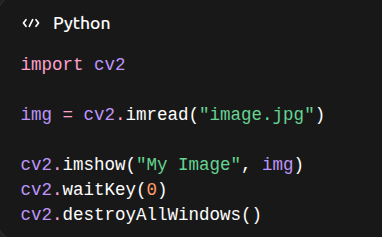
#> input picture test.png, 382 x 237 px, given in place of the camera; the run also reads 1 picture not shown here
$ jupyter execute --allow-errors main5.ipynb
#> lines starting #> are read from the running program, lines starting #| are printed output that depends on the picture; after the words box and inside, x2 and y2 are one past the last pixel; in counts of white or black regions, pixels touching at a corner belong together
[cell 1]
import cv2

cap = cv2.VideoCapture(0)  # 0 = default camera

while True:
    ret, frame = cap.read()
#> frame is the input picture: shape (237, 382, 3); mean B, G, R 33, 32.5, 32.3

    if not ret:
        break

    cv2.imshow("Video", frame)

    if cv2.waitKey(1) & 0xFF == 27:  # ESC to exit
#> (key Esc is pressed here)
        break
fps = cap.get(cv2.CAP_PROP_FPS)
print("FPS:", fps)
cap.release()
cv2.destroyAllWindows()

[cell 2]
# optimization : skip some frames
frame_count = 0
cap = cv2.VideoCapture(0)
while True:
    ret, frame = cap.read()
    if not ret:
        break

    frame_count += 1

    if frame_count % 5 != 0:
        continue   # skip this frame

    cv2.imshow("Processed Frame", frame)

    if cv2.waitKey(1) & 0xFF == 27:
        break

cap.release()
cv2.destroyAllWindows()

[cell 3]
# saving the video

fourcc = cv2.VideoWriter_fourcc(*'XVID')
out = cv2.VideoWriter('output.avi', fourcc, 20.0, (640, 480))
cap = cv2.VideoCapture(0)
while True:
    ret, frame = cap.read()
    if not ret:
        break

    out.write(frame)  # save frame

    cv2.imshow("Video", frame)

    if cv2.waitKey(1) & 0xFF == 27:
#> (key Esc is pressed here)
        break

cap.release()
out.release()
cv2.destroyAllWindows()

[cell 4]
# multi camera input

cap1 = cv2.VideoCapture(0)
cap2 = cv2.VideoCapture(1)

while True:
    ret1, frame1 = cap1.read()
    ret2, frame2 = cap2.read()

    if ret1:
        cv2.imshow("Cam 1", frame1)
    if ret2:
        cv2.imshow("Cam 2", frame2)

    if cv2.waitKey(1) & 0xFF == 27:
#> (key Esc is pressed here)
        break

cap1.release()
cap2.release()
cv2.destroyAllWindows()

[cell 5]
# Video buffering = storing frames temporarily before processing

# Why needed?
# Handle slow processing
# Avoid frame drops
# Used in streaming apps

[cell 6]
from collections import deque
import cv2
buffer = deque(maxlen=10)
cap = cv2.VideoCapture(0)
while True:
    ret, frame = cap.read()
    if not ret:
        break

    buffer.append(frame)

    # process latest frame
    latest_frame = buffer[-1]

    cv2.imshow("Buffered Frame", latest_frame)

    if cv2.waitKey(1) & 0xFF == 27:
#> (key Esc is pressed here)
        break

[cell 7]
# geometric vision: Transforming images (changing perspective, alignment, shape)

# What is Homography?
# A transformation that maps:
# one plane → another plane

[cell 8]
import numpy as np
import cv2
img = cv2.imread("test.jpg")
pts_src = np.array([[100,100], [400,100], [400,400], [100,400]])
pts_dst = np.array([[0,0], [300,0], [300,300], [0,300]])

matrix, _ = cv2.findHomography(pts_src, pts_dst)

warped = cv2.warpPerspective(img, matrix, (300,300))
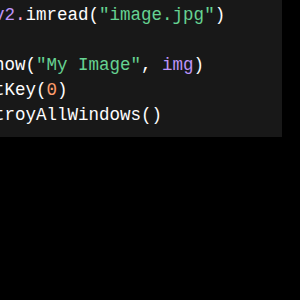
#> warped: shape (300, 300, 3); mean B, G, R 15.2, 15.6, 14.8
cv2.imshow("Warped", warped)
cv2.waitKey(0)
cv2.destroyAllWindows()

[cell 9]
# Perspective Correction :
# Camera captures images with distortion (tilted view)

# Goal
# Make it look like:
# Shot from directly above

[cell 10]
import cv2
import numpy as np

# Step 1: Load image
image = cv2.imread("doc.jpg")
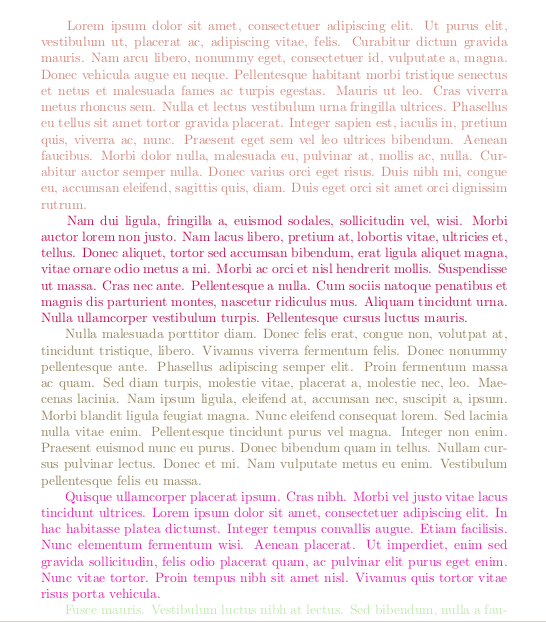
#> input picture doc.jpg, 546 x 622 px
#> image is the input picture: shape (622, 546, 3); mean B, G, R 243.8, 241.9, 249.9

# Step 2: Define 4 corner points (clockwise order)
# (Top-left, Top-right, Bottom-right, Bottom-left)
pts_src = np.array([
    [100, 150],   # Top-left
    [400, 130],   # Top-right
    [420, 300],   # Bottom-right
    [80, 320]     # Bottom-left
], dtype="float32")

# Step 3: Define destination points (rectangle)
width = 300
height = 200

pts_dst = np.array([
    [0, 0],
    [width - 1, 0],
    [width - 1, height - 1],
    [0, height - 1]
], dtype="float32")

# Step 4: Compute transformation matrix
matrix = cv2.getPerspectiveTransform(pts_src, pts_dst)

# Step 5: Apply warp
warped = cv2.warpPerspective(image, matrix, (width, height))
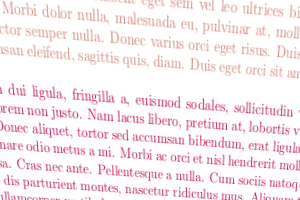
#> warped: shape (200, 300, 3); mean B, G, R 240.3, 236.8, 249.7

# Step 6: Show results
cv2.imshow("Original", image)
cv2.imshow("Warped", warped)
cv2.waitKey(0)
cv2.destroyAllWindows()

[cell 11]
# image alignment:Align two images so they match perfectly

img1 = cv2.imread("test.jpg")
img2 = cv2.imread("test.jpg")

orb = cv2.ORB_create()
kp1, des1 = orb.detectAndCompute(img1, None)
#> kp1 = 460 keypoints; strongest (x, y, size): (78, 188, 31), (172, 113, 31), (78, 192, 31), (109, 166, 31)
kp2, des2 = orb.detectAndCompute(img2, None)
#> kp2 has the same summary as kp1

bf = cv2.BFMatcher(cv2.NORM_HAMMING, crossCheck=True)
matches = bf.match(des1, des2)
#> matches = 457 matches
matches = sorted(matches, key=lambda x: x.distance)
img_matches = cv2.drawMatches(img1, kp1, img2, kp2, matches[:10], None, flags=2)
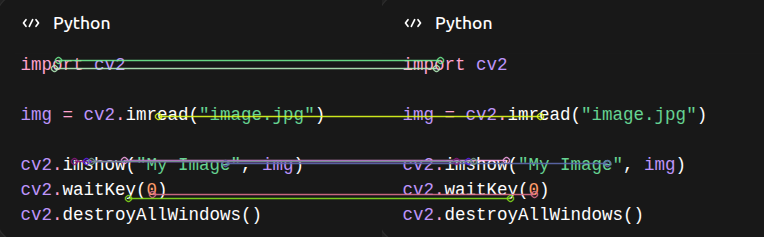
#> img_matches: shape (237, 764, 3); mean B, G, R 34.9, 35.5, 34.9
cv2.imshow("Matches", img_matches)
cv2.waitKey(0)
cv2.destroyAllWindows()

[cell 12]
# panorama stitching: Combine multiple images into a single panorama

img1 = cv2.imread("test.jpg")
img2 = cv2.imread("test.jpg")
stitcher = cv2.Stitcher_create()
status, pano = stitcher.stitch([img1, img2])
#> status = 1
if status == cv2.Stitcher_OK:
    cv2.imshow("Panorama", pano)
else: print("Error during stitching:", status)
#| Error during stitching: 1
cv2.waitKey(0)
cv2.destroyAllWindows()

[cell 13]
# summary :
# Homography → map one plane to another
# Perspective transform → fix tilted images
# Image alignment → match images
# Panorama → combine images

[cell 14]
# image segmentation : dividing an image into meaningful parts (objects, background)

# threshold based segmentation :
img = cv2.imread("test.jpg")
gray = cv2.cvtColor(img, cv2.COLOR_BGR2GRAY)
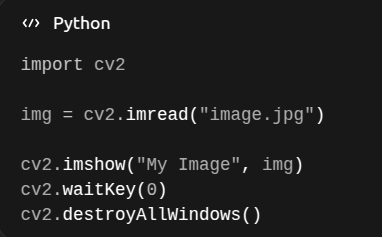
#> gray: shape (237, 382); min 24, max 255, mean 32.5

_, thresh = cv2.threshold(gray, 127, 255, cv2.THRESH_BINARY)
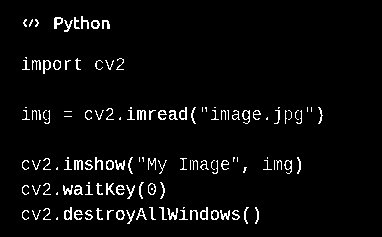
#> thresh: shape (237, 382); 4% white in thin lines or dots, all inside (x1, y1, x2, y2) = (22, 16, 323, 224)

cv2.imshow("Threshold", thresh)
cv2.waitKey(0)
cv2.destroyAllWindows()

[cell 15]
# Mask based segmentation :

# result = cv2.bitwise_and(img, img, mask=mask)
# cv2.imshow("Segmented", result)

[cell 16]
# Watershed algorithm :
import numpy as np
img = cv2.imread("shapes.jpg")
#> (the rest of this cell did not finish here and is left out)

[cell 17]
# Background removal : separate foreground from background
# Method 1 : Threshold based
# Method 2 : contour based
# Method 3 : GrabCut algorithm

[cell 18]
# using grabcut algorithm for background removal
import cv2
import numpy as np

# Step 1: Load Image
img = cv2.imread("virat.jpg")
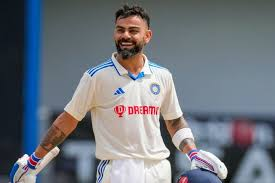
#> input picture virat.jpg, 275 x 183 px
#> img is the input picture: shape (183, 275, 3); mean B, G, R 125.7, 117.6, 112

if img is None:
    print("Error: Image not found")
    exit()

img = cv2.resize(img, (500, 600))
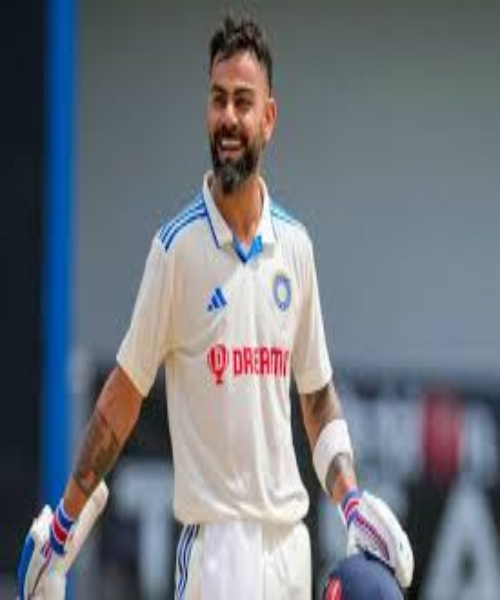
#> img: shape (600, 500, 3); mean B, G, R 125.6, 117.5, 111.9

# Step 2: Create initial mask
mask = np.zeros(img.shape[:2], np.uint8)

# Step 3: Create background & foreground models
bgdModel = np.zeros((1, 65), np.float64)
fgdModel = np.zeros((1, 65), np.float64)

# Step 4: Define rectangle
rect = (50, 50, 400, 500)

# Step 5: Apply GrabCut
cv2.grabCut(img, mask, rect, bgdModel, fgdModel, 5, cv2.GC_INIT_WITH_RECT)

# Step 6: Refine mask
mask2 = np.where((mask == 2) | (mask == 0), 0, 1).astype("uint8")

# Step 7: Extract foreground
result = img * mask2[:, :, np.newaxis]
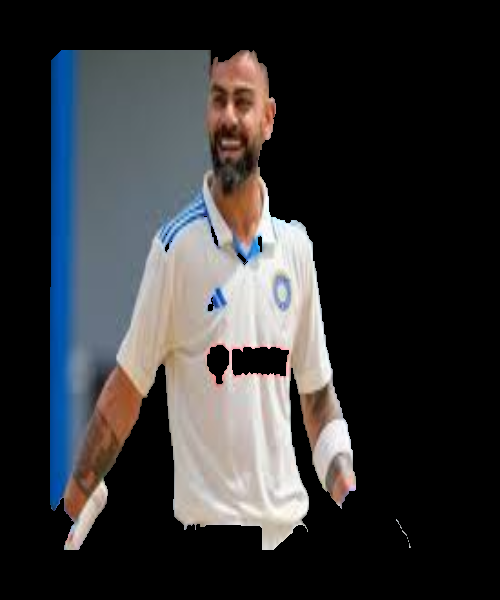
#> result: shape (600, 500, 3); mean B, G, R 53.7, 52.1, 51.9

# Step 8: Create white background output
white_bg = np.ones_like(img, dtype=np.uint8) * 255
final = np.where(mask2[:, :, np.newaxis] == 1, img, white_bg)
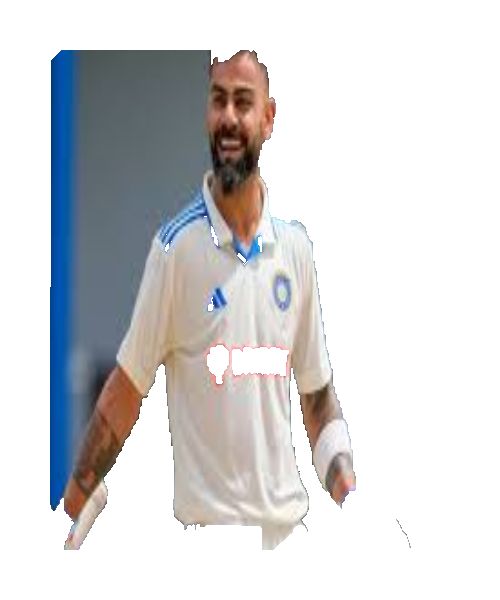
#> final: shape (600, 500, 3); mean B, G, R 214.2, 212.6, 212.4

# Step 9: Show output
cv2.imshow("Original", img)
cv2.imshow("Foreground Only", result)
cv2.imshow("White Background", final)

cv2.waitKey(0)
cv2.destroyAllWindows()
